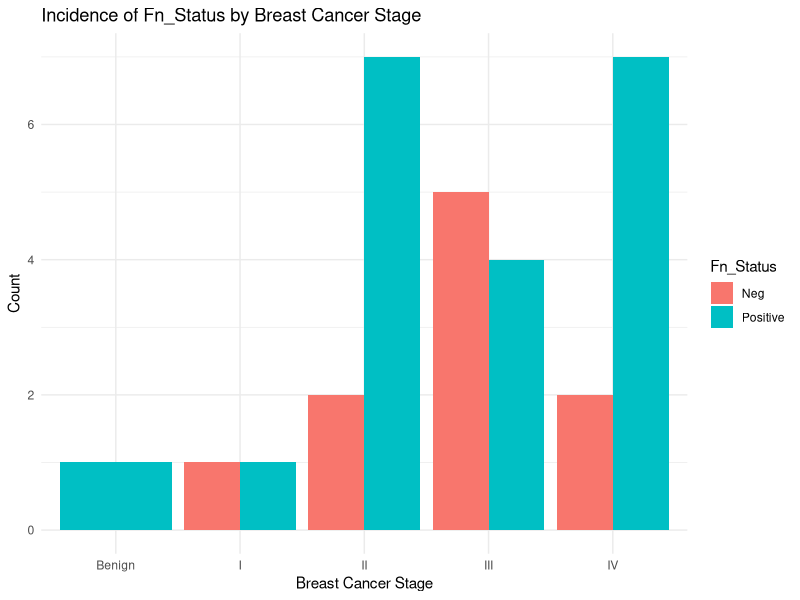

Write the R code that produced this figure.
# Load necessary libraries
library(ggplot2)
library(dplyr)

# Load the dataset
data <- read.csv("BreastCancer_Dataset.csv")

# Convert BC Stage and Fn_Status to factors for better plotting
data$BC.Stage <- as.factor(data$BC.Stage)
data$Fn_Status <- as.factor(data$Fn_Status)

# Summary of Fn_Status by BC Stage
fn_status_summary <- data %>%
  group_by(BC.Stage, Fn_Status) %>%
  summarise(count = n(), .groups = 'drop')

# Plotting
ggplot(fn_status_summary, aes(x = BC.Stage, y = count, fill = Fn_Status)) +
  geom_bar(stat = "identity", position = "dodge") +
  labs(title = "Incidence of Fn_Status by Breast Cancer Stage",
       x = "Breast Cancer Stage",
       y = "Count",
       fill = "Fn_Status") +
  theme_minimal()
